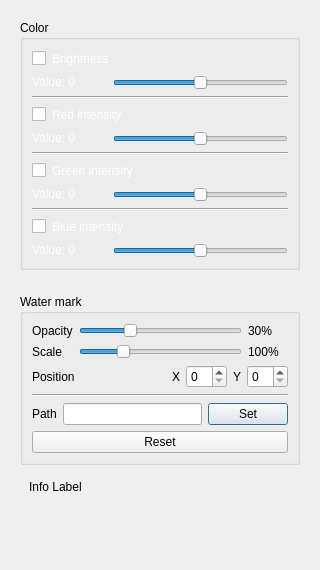
<?xml version="1.0" encoding="UTF-8"?>
<ui version="4.0">
 <class>Inspector</class>
 <widget class="QDialog" name="Inspector">
  <property name="geometry">
   <rect>
    <x>0</x>
    <y>0</y>
    <width>320</width>
    <height>570</height>
   </rect>
  </property>
  <property name="windowTitle">
   <string>Dialog</string>
  </property>
  <layout class="QVBoxLayout" name="verticalLayout_2">
   <item>
    <widget class="QWidget" name="widgetColor" native="true">
     <layout class="QVBoxLayout" name="verticalLayout_6">
      <item>
       <widget class="QGroupBox" name="groupBoxColor">
        <property name="title">
         <string>Color</string>
        </property>
        <layout class="QVBoxLayout" name="verticalLayout_3">
         <item>
          <layout class="QVBoxLayout" name="verticalLayout">
           <item>
            <layout class="QHBoxLayout" name="horizontalLayout_desc">
             <item>
              <widget class="QCheckBox" name="checkBox">
               <property name="text">
                <string/>
               </property>
              </widget>
             </item>
             <item>
              <widget class="QLabel" name="label_5">
               <property name="text">
                <string>&lt;html&gt;&lt;head/&gt;&lt;body&gt;&lt;p&gt;&lt;span style=&quot; color:#FFFFFF;&quot;&gt;Brightness&lt;/span&gt;&lt;/p&gt;&lt;/body&gt;&lt;/html&gt;</string>
               </property>
              </widget>
             </item>
             <item>
              <spacer name="horizontalSpacer">
               <property name="orientation">
                <enum>Qt::Horizontal</enum>
               </property>
               <property name="sizeHint" stdset="0">
                <size>
                 <width>40</width>
                 <height>20</height>
                </size>
               </property>
              </spacer>
             </item>
            </layout>
           </item>
           <item>
            <layout class="QHBoxLayout" name="horizontalLayout">
             <item>
              <widget class="QLabel" name="label_bright">
               <property name="sizePolicy">
                <sizepolicy hsizetype="Fixed" vsizetype="Preferred">
                 <horstretch>20</horstretch>
                 <verstretch>0</verstretch>
                </sizepolicy>
               </property>
               <property name="minimumSize">
                <size>
                 <width>75</width>
                 <height>0</height>
                </size>
               </property>
               <property name="baseSize">
                <size>
                 <width>0</width>
                 <height>0</height>
                </size>
               </property>
               <property name="text">
                <string>&lt;html&gt;&lt;head/&gt;&lt;body&gt;&lt;p&gt;&lt;span style=&quot; color:#ffffff;&quot;&gt;Value: 0&lt;/span&gt;&lt;/p&gt;&lt;/body&gt;&lt;/html&gt;</string>
               </property>
              </widget>
             </item>
             <item>
              <widget class="Slider" name="horizontalSlider">
               <property name="cursor">
                <cursorShape>OpenHandCursor</cursorShape>
               </property>
               <property name="minimum">
                <number>-255</number>
               </property>
               <property name="maximum">
                <number>255</number>
               </property>
               <property name="orientation">
                <enum>Qt::Horizontal</enum>
               </property>
              </widget>
             </item>
            </layout>
           </item>
           <item>
            <widget class="Line" name="line">
             <property name="orientation">
              <enum>Qt::Horizontal</enum>
             </property>
            </widget>
           </item>
           <item>
            <layout class="QHBoxLayout" name="horizontalLayout_5">
             <item>
              <widget class="QCheckBox" name="checkBox_2">
               <property name="text">
                <string/>
               </property>
              </widget>
             </item>
             <item>
              <widget class="QLabel" name="label_7">
               <property name="text">
                <string>&lt;html&gt;&lt;head/&gt;&lt;body&gt;&lt;p&gt;&lt;span style=&quot; color:#FFFFFF;&quot;&gt;Red intensity&lt;/span&gt;&lt;/p&gt;&lt;/body&gt;&lt;/html&gt;</string>
               </property>
              </widget>
             </item>
             <item>
              <spacer name="horizontalSpacer_2">
               <property name="orientation">
                <enum>Qt::Horizontal</enum>
               </property>
               <property name="sizeHint" stdset="0">
                <size>
                 <width>40</width>
                 <height>20</height>
                </size>
               </property>
              </spacer>
             </item>
            </layout>
           </item>
           <item>
            <layout class="QHBoxLayout" name="horizontalLayout_2">
             <item>
              <widget class="QLabel" name="label_2">
               <property name="sizePolicy">
                <sizepolicy hsizetype="Fixed" vsizetype="Preferred">
                 <horstretch>0</horstretch>
                 <verstretch>0</verstretch>
                </sizepolicy>
               </property>
               <property name="minimumSize">
                <size>
                 <width>75</width>
                 <height>0</height>
                </size>
               </property>
               <property name="styleSheet">
                <string notr="true">color: rgb(255, 255, 255);</string>
               </property>
               <property name="text">
                <string>&lt;html&gt;&lt;head/&gt;&lt;body&gt;&lt;p&gt;&lt;span style=&quot; color:#FFFFFF;&quot;&gt;Value: 0&lt;/span&gt;&lt;/p&gt;&lt;/body&gt;&lt;/html&gt;</string>
               </property>
              </widget>
             </item>
             <item>
              <widget class="Slider" name="horizontalSlider_R">
               <property name="cursor">
                <cursorShape>OpenHandCursor</cursorShape>
               </property>
               <property name="minimum">
                <number>-255</number>
               </property>
               <property name="maximum">
                <number>255</number>
               </property>
               <property name="orientation">
                <enum>Qt::Horizontal</enum>
               </property>
              </widget>
             </item>
            </layout>
           </item>
           <item>
            <widget class="Line" name="line_2">
             <property name="lineWidth">
              <number>1</number>
             </property>
             <property name="orientation">
              <enum>Qt::Horizontal</enum>
             </property>
            </widget>
           </item>
           <item>
            <layout class="QHBoxLayout" name="horizontalLayout_6">
             <item>
              <widget class="QCheckBox" name="checkBox_3">
               <property name="text">
                <string/>
               </property>
              </widget>
             </item>
             <item>
              <widget class="QLabel" name="label_8">
               <property name="text">
                <string>&lt;html&gt;&lt;head/&gt;&lt;body&gt;&lt;p&gt;&lt;span style=&quot; color:#FFFFFF;&quot;&gt;Green intensity&lt;/span&gt;&lt;/p&gt;&lt;/body&gt;&lt;/html&gt;</string>
               </property>
              </widget>
             </item>
             <item>
              <spacer name="horizontalSpacer_3">
               <property name="orientation">
                <enum>Qt::Horizontal</enum>
               </property>
               <property name="sizeHint" stdset="0">
                <size>
                 <width>40</width>
                 <height>20</height>
                </size>
               </property>
              </spacer>
             </item>
            </layout>
           </item>
           <item>
            <layout class="QHBoxLayout" name="horizontalLayout_3">
             <item>
              <widget class="QLabel" name="label_3">
               <property name="minimumSize">
                <size>
                 <width>75</width>
                 <height>0</height>
                </size>
               </property>
               <property name="styleSheet">
                <string notr="true">color: rgb(255, 255, 255);</string>
               </property>
               <property name="text">
                <string>&lt;html&gt;&lt;head/&gt;&lt;body&gt;&lt;p&gt;&lt;span style=&quot;  color:#FFFFFF;&quot;&gt;Value: 0&lt;/span&gt;&lt;/p&gt;&lt;/body&gt;&lt;/html&gt;</string>
               </property>
              </widget>
             </item>
             <item>
              <widget class="Slider" name="horizontalSlider_G">
               <property name="cursor">
                <cursorShape>OpenHandCursor</cursorShape>
               </property>
               <property name="minimum">
                <number>-255</number>
               </property>
               <property name="maximum">
                <number>255</number>
               </property>
               <property name="orientation">
                <enum>Qt::Horizontal</enum>
               </property>
              </widget>
             </item>
            </layout>
           </item>
           <item>
            <widget class="Line" name="line_3">
             <property name="orientation">
              <enum>Qt::Horizontal</enum>
             </property>
            </widget>
           </item>
           <item>
            <layout class="QHBoxLayout" name="horizontalLayout_7">
             <item>
              <widget class="QCheckBox" name="checkBox_4">
               <property name="text">
                <string/>
               </property>
              </widget>
             </item>
             <item alignment="Qt::AlignVCenter">
              <widget class="QLabel" name="label_9">
               <property name="text">
                <string>&lt;html&gt;&lt;head/&gt;&lt;body&gt;&lt;p&gt;&lt;span style=&quot;  color:#FFFFFF;&quot;&gt;Blue intensity&lt;/span&gt;&lt;/p&gt;&lt;/body&gt;&lt;/html&gt;</string>
               </property>
              </widget>
             </item>
             <item>
              <spacer name="horizontalSpacer_4">
               <property name="orientation">
                <enum>Qt::Horizontal</enum>
               </property>
               <property name="sizeHint" stdset="0">
                <size>
                 <width>40</width>
                 <height>20</height>
                </size>
               </property>
              </spacer>
             </item>
            </layout>
           </item>
           <item>
            <layout class="QHBoxLayout" name="horizontalLayout_4">
             <item>
              <widget class="QLabel" name="label_4">
               <property name="minimumSize">
                <size>
                 <width>75</width>
                 <height>0</height>
                </size>
               </property>
               <property name="styleSheet">
                <string notr="true">color: rgb(255, 255, 255);</string>
               </property>
               <property name="text">
                <string>&lt;html&gt;&lt;head/&gt;&lt;body&gt;&lt;p&gt;&lt;span style=&quot; color:#FFFFFF;&quot;&gt;Value: 0&lt;/span&gt;&lt;/p&gt;&lt;/body&gt;&lt;/html&gt;</string>
               </property>
              </widget>
             </item>
             <item>
              <widget class="Slider" name="horizontalSlider_B">
               <property name="cursor">
                <cursorShape>OpenHandCursor</cursorShape>
               </property>
               <property name="minimum">
                <number>-255</number>
               </property>
               <property name="maximum">
                <number>255</number>
               </property>
               <property name="orientation">
                <enum>Qt::Horizontal</enum>
               </property>
              </widget>
             </item>
            </layout>
           </item>
          </layout>
         </item>
        </layout>
       </widget>
      </item>
     </layout>
    </widget>
   </item>
   <item>
    <widget class="QWidget" name="widgetWaterMark" native="true">
     <layout class="QVBoxLayout" name="verticalLayout_4">
      <item>
       <widget class="QGroupBox" name="groupBoxWaterMark">
        <property name="title">
         <string>Water mark</string>
        </property>
        <layout class="QVBoxLayout" name="verticalLayout_5">
         <item>
          <layout class="QGridLayout" name="gridLayout_4">
           <item row="0" column="0">
            <widget class="QLabel" name="label_wm_opacity">
             <property name="text">
              <string>Opacity</string>
             </property>
            </widget>
           </item>
           <item row="1" column="1">
            <widget class="QSlider" name="horizontalSlider_wmSize">
             <property name="cursor">
              <cursorShape>OpenHandCursor</cursorShape>
             </property>
             <property name="maximum">
              <number>400</number>
             </property>
             <property name="value">
              <number>100</number>
             </property>
             <property name="orientation">
              <enum>Qt::Horizontal</enum>
             </property>
            </widget>
           </item>
           <item row="1" column="0">
            <widget class="QLabel" name="label_size">
             <property name="text">
              <string>Scale</string>
             </property>
            </widget>
           </item>
           <item row="0" column="2">
            <widget class="QLabel" name="label_wm_opacityvalue">
             <property name="sizePolicy">
              <sizepolicy hsizetype="Fixed" vsizetype="Preferred">
               <horstretch>40</horstretch>
               <verstretch>0</verstretch>
              </sizepolicy>
             </property>
             <property name="minimumSize">
              <size>
               <width>40</width>
               <height>0</height>
              </size>
             </property>
             <property name="text">
              <string>30%</string>
             </property>
            </widget>
           </item>
           <item row="1" column="2">
            <widget class="QLabel" name="label_wmSizeValue">
             <property name="sizePolicy">
              <sizepolicy hsizetype="Fixed" vsizetype="Preferred">
               <horstretch>40</horstretch>
               <verstretch>0</verstretch>
              </sizepolicy>
             </property>
             <property name="minimumSize">
              <size>
               <width>40</width>
               <height>0</height>
              </size>
             </property>
             <property name="text">
              <string>100%</string>
             </property>
            </widget>
           </item>
           <item row="0" column="1">
            <widget class="QSlider" name="horizontalSlider_wm_opacity">
             <property name="cursor">
              <cursorShape>OpenHandCursor</cursorShape>
             </property>
             <property name="maximum">
              <number>100</number>
             </property>
             <property name="sliderPosition">
              <number>30</number>
             </property>
             <property name="orientation">
              <enum>Qt::Horizontal</enum>
             </property>
            </widget>
           </item>
          </layout>
         </item>
         <item>
          <layout class="QHBoxLayout" name="horizontalLayout_position">
           <item>
            <widget class="QLabel" name="labelPositonTitle">
             <property name="text">
              <string>Position</string>
             </property>
            </widget>
           </item>
           <item>
            <spacer name="horizontalSpacer_5">
             <property name="orientation">
              <enum>Qt::Horizontal</enum>
             </property>
             <property name="sizeHint" stdset="0">
              <size>
               <width>40</width>
               <height>20</height>
              </size>
             </property>
            </spacer>
           </item>
           <item>
            <widget class="QLabel" name="label_X">
             <property name="text">
              <string>X</string>
             </property>
            </widget>
           </item>
           <item>
            <widget class="QSpinBox" name="spinBox_X"/>
           </item>
           <item>
            <widget class="QLabel" name="label_Y">
             <property name="text">
              <string>Y</string>
             </property>
            </widget>
           </item>
           <item>
            <widget class="QSpinBox" name="spinBox_Y"/>
           </item>
          </layout>
         </item>
         <item>
          <widget class="Line" name="line_4">
           <property name="orientation">
            <enum>Qt::Horizontal</enum>
           </property>
          </widget>
         </item>
         <item>
          <layout class="QHBoxLayout" name="horizontalLayout_8">
           <item>
            <widget class="QLabel" name="label">
             <property name="text">
              <string>Path</string>
             </property>
            </widget>
           </item>
           <item>
            <widget class="QLineEdit" name="lineEditWmPath"/>
           </item>
           <item>
            <widget class="QPushButton" name="pushButtonWmSet">
             <property name="text">
              <string>Set</string>
             </property>
            </widget>
           </item>
          </layout>
         </item>
         <item>
          <widget class="QPushButton" name="pushButtonWmReset">
           <property name="text">
            <string>Reset</string>
           </property>
          </widget>
         </item>
        </layout>
       </widget>
      </item>
      <item>
       <widget class="QWidget" name="widgetInfo" native="true">
        <layout class="QVBoxLayout" name="verticalLayout_7">
         <item>
          <widget class="QLabel" name="label_2BigPic">
           <property name="text">
            <string>Info Label</string>
           </property>
          </widget>
         </item>
        </layout>
       </widget>
      </item>
     </layout>
    </widget>
   </item>
   <item>
    <spacer name="verticalSpacer">
     <property name="orientation">
      <enum>Qt::Vertical</enum>
     </property>
     <property name="sizeHint" stdset="0">
      <size>
       <width>20</width>
       <height>40</height>
      </size>
     </property>
    </spacer>
   </item>
  </layout>
 </widget>
 <customwidgets>
  <customwidget>
   <class>Slider</class>
   <extends>QSlider</extends>
   <header>slider.hpp</header>
  </customwidget>
 </customwidgets>
 <resources/>
 <connections/>
</ui>
